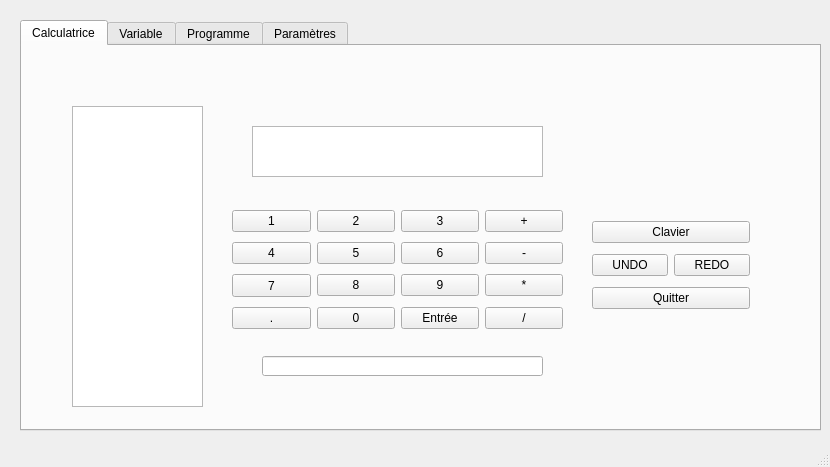
<?xml version="1.0" encoding="UTF-8"?>
<ui version="4.0">
 <class>MainWindow</class>
 <widget class="QMainWindow" name="MainWindow">
  <property name="geometry">
   <rect>
    <x>0</x>
    <y>0</y>
    <width>830</width>
    <height>467</height>
   </rect>
  </property>
  <property name="windowTitle">
   <string>MainWindow</string>
  </property>
  <widget class="QWidget" name="centralwidget">
   <widget class="QTabWidget" name="tabWidget">
    <property name="geometry">
     <rect>
      <x>20</x>
      <y>20</y>
      <width>801</width>
      <height>411</height>
     </rect>
    </property>
    <property name="currentIndex">
     <number>0</number>
    </property>
    <widget class="QWidget" name="tab">
     <attribute name="title">
      <string>Calculatrice</string>
     </attribute>
     <widget class="QWidget" name="gridLayoutWidget">
      <property name="geometry">
       <rect>
        <x>210</x>
        <y>160</y>
        <width>331</width>
        <height>131</height>
       </rect>
      </property>
      <layout class="QGridLayout" name="gridLayout">
       <item row="0" column="0">
        <widget class="QPushButton" name="pushButton">
         <property name="text">
          <string>1</string>
         </property>
        </widget>
       </item>
       <item row="2" column="0">
        <widget class="QPushButton" name="pushButton_4">
         <property name="minimumSize">
          <size>
           <width>0</width>
           <height>23</height>
          </size>
         </property>
         <property name="text">
          <string>7</string>
         </property>
        </widget>
       </item>
       <item row="1" column="1">
        <widget class="QPushButton" name="pushButton_5">
         <property name="text">
          <string>5</string>
         </property>
        </widget>
       </item>
       <item row="1" column="2">
        <widget class="QPushButton" name="pushButton_7">
         <property name="text">
          <string>6</string>
         </property>
        </widget>
       </item>
       <item row="0" column="2">
        <widget class="QPushButton" name="pushButton_6">
         <property name="text">
          <string>3</string>
         </property>
        </widget>
       </item>
       <item row="2" column="1">
        <widget class="QPushButton" name="pushButton_8">
         <property name="text">
          <string>8</string>
         </property>
        </widget>
       </item>
       <item row="2" column="2">
        <widget class="QPushButton" name="pushButton_9">
         <property name="text">
          <string>9</string>
         </property>
        </widget>
       </item>
       <item row="0" column="3">
        <widget class="QPushButton" name="pushButton_14">
         <property name="text">
          <string>+</string>
         </property>
        </widget>
       </item>
       <item row="0" column="1">
        <widget class="QPushButton" name="pushButton_2">
         <property name="text">
          <string>2</string>
         </property>
        </widget>
       </item>
       <item row="2" column="3">
        <layout class="QGridLayout" name="gridLayout_3">
         <item row="2" column="0">
          <widget class="QPushButton" name="pushButton_12">
           <property name="text">
            <string>*</string>
           </property>
          </widget>
         </item>
        </layout>
       </item>
       <item row="3" column="1">
        <widget class="QPushButton" name="pushButton_10">
         <property name="text">
          <string>0</string>
         </property>
        </widget>
       </item>
       <item row="1" column="3">
        <widget class="QPushButton" name="pushButton_13">
         <property name="text">
          <string>-</string>
         </property>
        </widget>
       </item>
       <item row="3" column="3">
        <widget class="QPushButton" name="pushButton_11">
         <property name="text">
          <string>/</string>
         </property>
        </widget>
       </item>
       <item row="1" column="0">
        <widget class="QPushButton" name="pushButton_3">
         <property name="text">
          <string>4</string>
         </property>
        </widget>
       </item>
       <item row="3" column="0">
        <widget class="QPushButton" name="pushButton_18">
         <property name="text">
          <string>.</string>
         </property>
        </widget>
       </item>
       <item row="3" column="2">
        <widget class="QPushButton" name="pushButton_16">
         <property name="text">
          <string>Entrée</string>
         </property>
        </widget>
       </item>
      </layout>
     </widget>
     <widget class="QWidget" name="gridLayoutWidget_2">
      <property name="geometry">
       <rect>
        <x>570</x>
        <y>170</y>
        <width>158</width>
        <height>101</height>
       </rect>
      </property>
      <layout class="QGridLayout" name="gridLayout_2">
       <item row="1" column="1">
        <widget class="QPushButton" name="pushButton_20">
         <property name="text">
          <string>REDO</string>
         </property>
        </widget>
       </item>
       <item row="1" column="0">
        <widget class="QPushButton" name="pushButton_19">
         <property name="text">
          <string>UNDO</string>
         </property>
        </widget>
       </item>
       <item row="0" column="0" colspan="2">
        <widget class="QPushButton" name="pushButton_22">
         <property name="text">
          <string>Clavier</string>
         </property>
        </widget>
       </item>
       <item row="2" column="0" colspan="2">
        <widget class="QPushButton" name="pushButton_17">
         <property name="text">
          <string>Quitter</string>
         </property>
        </widget>
       </item>
      </layout>
     </widget>
     <widget class="QLineEdit" name="lineEdit">
      <property name="geometry">
       <rect>
        <x>240</x>
        <y>310</y>
        <width>281</width>
        <height>20</height>
       </rect>
      </property>
      <property name="text">
       <string/>
      </property>
     </widget>
     <widget class="QTextEdit" name="textEdit">
      <property name="geometry">
       <rect>
        <x>50</x>
        <y>60</y>
        <width>131</width>
        <height>301</height>
       </rect>
      </property>
     </widget>
     <widget class="QTextEdit" name="textEdit_2">
      <property name="geometry">
       <rect>
        <x>230</x>
        <y>80</y>
        <width>291</width>
        <height>51</height>
       </rect>
      </property>
     </widget>
    </widget>
    <widget class="QWidget" name="tab_2">
     <attribute name="title">
      <string>Variable</string>
     </attribute>
     <widget class="QWidget" name="verticalLayoutWidget">
      <property name="geometry">
       <rect>
        <x>290</x>
        <y>20</y>
        <width>391</width>
        <height>191</height>
       </rect>
      </property>
      <layout class="QVBoxLayout" name="verticalLayout_2">
       <item>
        <widget class="QLabel" name="label_6">
         <property name="text">
          <string>Erreur Variable</string>
         </property>
        </widget>
       </item>
       <item>
        <widget class="QTextEdit" name="textEdit_3"/>
       </item>
       <item>
        <widget class="QLabel" name="label_9">
         <property name="text">
          <string>Nom Nouvelle Variable</string>
         </property>
        </widget>
       </item>
       <item>
        <widget class="QLineEdit" name="lineEdit_13">
         <property name="text">
          <string/>
         </property>
        </widget>
       </item>
       <item>
        <widget class="QLabel" name="label_10">
         <property name="text">
          <string>Valeur Nouvelle Variable</string>
         </property>
        </widget>
       </item>
       <item>
        <widget class="QLineEdit" name="lineEdit_2">
         <property name="text">
          <string/>
         </property>
        </widget>
       </item>
       <item>
        <widget class="QPushButton" name="pushButton_45">
         <property name="text">
          <string>Envoyer</string>
         </property>
        </widget>
       </item>
      </layout>
     </widget>
     <widget class="QWidget" name="verticalLayoutWidget_3">
      <property name="geometry">
       <rect>
        <x>30</x>
        <y>20</y>
        <width>221</width>
        <height>331</height>
       </rect>
      </property>
      <layout class="QVBoxLayout" name="verticalLayout_6">
       <item>
        <widget class="QLabel" name="label_11">
         <property name="text">
          <string>Variables</string>
         </property>
        </widget>
       </item>
       <item>
        <widget class="QTableView" name="tableView"/>
       </item>
       <item>
        <layout class="QHBoxLayout" name="horizontalLayout_2">
         <item>
          <widget class="QPushButton" name="pushButton_21">
           <property name="text">
            <string>Modifier</string>
           </property>
          </widget>
         </item>
         <item>
          <widget class="QPushButton" name="pushButton_24">
           <property name="text">
            <string>Supprimer</string>
           </property>
          </widget>
         </item>
        </layout>
       </item>
      </layout>
     </widget>
    </widget>
    <widget class="QWidget" name="tab_3">
     <attribute name="title">
      <string>Programme</string>
     </attribute>
     <widget class="QWidget" name="verticalLayoutWidget_2">
      <property name="geometry">
       <rect>
        <x>300</x>
        <y>30</y>
        <width>421</width>
        <height>131</height>
       </rect>
      </property>
      <layout class="QVBoxLayout" name="verticalLayout_3">
       <item>
        <widget class="QLabel" name="label_7">
         <property name="text">
          <string>Erreur Programme</string>
         </property>
        </widget>
       </item>
       <item>
        <widget class="QTextEdit" name="textEdit_5"/>
       </item>
       <item>
        <widget class="QLabel" name="label_12">
         <property name="text">
          <string>Nom Nouveau Programme</string>
         </property>
        </widget>
       </item>
       <item>
        <widget class="QLineEdit" name="lineEdit_14">
         <property name="text">
          <string/>
         </property>
        </widget>
       </item>
       <item>
        <widget class="QLabel" name="label_13">
         <property name="text">
          <string>Implémentation Nouveau Programme</string>
         </property>
        </widget>
       </item>
      </layout>
     </widget>
     <widget class="QLineEdit" name="lineEdit_7">
      <property name="geometry">
       <rect>
        <x>300</x>
        <y>170</y>
        <width>421</width>
        <height>121</height>
       </rect>
      </property>
      <property name="text">
       <string/>
      </property>
     </widget>
     <widget class="QPushButton" name="pushButton_46">
      <property name="geometry">
       <rect>
        <x>300</x>
        <y>310</y>
        <width>421</width>
        <height>23</height>
       </rect>
      </property>
      <property name="text">
       <string>Envoyer</string>
      </property>
     </widget>
     <widget class="QWidget" name="verticalLayoutWidget_4">
      <property name="geometry">
       <rect>
        <x>30</x>
        <y>30</y>
        <width>221</width>
        <height>331</height>
       </rect>
      </property>
      <layout class="QVBoxLayout" name="verticalLayout_7">
       <item>
        <widget class="QLabel" name="label_14">
         <property name="text">
          <string>Programmes</string>
         </property>
        </widget>
       </item>
       <item>
        <widget class="QTableView" name="tableView_2"/>
       </item>
       <item>
        <layout class="QHBoxLayout" name="horizontalLayout_3">
         <item>
          <widget class="QPushButton" name="pushButton_25">
           <property name="text">
            <string>Modifier</string>
           </property>
          </widget>
         </item>
         <item>
          <widget class="QPushButton" name="pushButton_26">
           <property name="text">
            <string>Supprimer</string>
           </property>
          </widget>
         </item>
        </layout>
       </item>
      </layout>
     </widget>
     <zorder>verticalLayoutWidget_2</zorder>
     <zorder>lineEdit_14</zorder>
     <zorder>lineEdit_7</zorder>
     <zorder>pushButton_46</zorder>
     <zorder>verticalLayoutWidget_4</zorder>
     <zorder></zorder>
     <zorder>label_15</zorder>
    </widget>
    <widget class="QWidget" name="tab_5">
     <attribute name="title">
      <string>Paramètres</string>
     </attribute>
     <widget class="QLineEdit" name="lineEdit_5">
      <property name="geometry">
       <rect>
        <x>50</x>
        <y>80</y>
        <width>141</width>
        <height>21</height>
       </rect>
      </property>
      <property name="text">
       <string/>
      </property>
     </widget>
     <widget class="QLabel" name="label">
      <property name="geometry">
       <rect>
        <x>50</x>
        <y>40</y>
        <width>171</width>
        <height>41</height>
       </rect>
      </property>
      <property name="text">
       <string>Nombre à Afficher dans la Pile</string>
      </property>
     </widget>
     <widget class="QPushButton" name="pushButton_15">
      <property name="geometry">
       <rect>
        <x>50</x>
        <y>230</y>
        <width>75</width>
        <height>23</height>
       </rect>
      </property>
      <property name="text">
       <string>Activer</string>
      </property>
     </widget>
     <widget class="QLabel" name="label_5">
      <property name="geometry">
       <rect>
        <x>50</x>
        <y>180</y>
        <width>171</width>
        <height>41</height>
       </rect>
      </property>
      <property name="text">
       <string>Affichage Clavier</string>
      </property>
     </widget>
     <widget class="QPushButton" name="pushButton_23">
      <property name="geometry">
       <rect>
        <x>140</x>
        <y>230</y>
        <width>75</width>
        <height>23</height>
       </rect>
      </property>
      <property name="text">
       <string>Désactiver</string>
      </property>
     </widget>
     <widget class="QLabel" name="label_8">
      <property name="geometry">
       <rect>
        <x>320</x>
        <y>180</y>
        <width>171</width>
        <height>41</height>
       </rect>
      </property>
      <property name="text">
       <string>Bip Sonore</string>
      </property>
     </widget>
     <widget class="QPushButton" name="pushButton_27">
      <property name="geometry">
       <rect>
        <x>320</x>
        <y>230</y>
        <width>75</width>
        <height>23</height>
       </rect>
      </property>
      <property name="text">
       <string>Désactiver</string>
      </property>
     </widget>
    </widget>
   </widget>
  </widget>
  <widget class="QMenuBar" name="menubar">
   <property name="geometry">
    <rect>
     <x>0</x>
     <y>0</y>
     <width>830</width>
     <height>21</height>
    </rect>
   </property>
  </widget>
  <widget class="QStatusBar" name="statusbar"/>
 </widget>
 <resources/>
 <connections/>
</ui>
